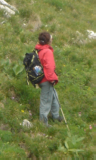
#> input picture Human detection final/Human detection final/Train_Positive-20181201T184056Z-001/Train_Positive/crop001030c.bmp, 96 x 160 px, found by its file name; the run also reads 3 pictures not shown here
$ jupyter execute --allow-errors 'Human detection project.ipynb'   (older library calls are emulated)
#> lines starting #> are read from the running program, lines starting #| are printed output that depends on the picture
#> in main, IMAGE is the input picture: shape (160, 96, 3); mean B, G, R 70.3, 122.6, 119.1
[cell 1]
import cv2
from matplotlib import pyplot as plt
import numpy as np
import math

[cell 2]
# Prewitt GX and GY

def Compute_GX_GY(IMAGE):
    Image_n,Image_m=IMAGE.shape
    start_n=1
    start_m=1
    end_n=Image_n-1#it should be -2 but range would not take last value of it so will give it one more
    end_m=Image_m-1##it should be -2 but range would not take last value of it so will give it one more

    Prewitt_gx=np.array([[-1,0,1],[-1,0,1],[-1,0,1]])
    Gx_n,Gx_m=Prewitt_gx.shape
    GX=np.zeros((Image_n,Image_m),dtype=np.float)

    Prewitt_gy=np.array([[1,1,1],[0,0,0],[-1,-1,-1]])
    Gy_n,Gy_m=Prewitt_gy.shape
    GY=np.zeros((Image_n,Image_m),dtype=np.float)

    for II in range(start_n,end_n):
        for JJ in range(start_m,end_m):
            SetX=0
            SetY=0

            I_Temp=II-1
            J_Temp=JJ-1
            for I1 in range(Gx_n):
                J_Temp=JJ-1
                for J1 in range(Gx_m):
                   # print(II,JJ,I1,J1,I_Temp,J_Temp)
                    SetX+=(Prewitt_gx[I1][J1])*(IMAGE[I_Temp][J_Temp])
                    SetY+=(Prewitt_gy[I1][J1])*(IMAGE[I_Temp][J_Temp])

                    J_Temp+=1
                I_Temp+=1
            GX[II][JJ]=SetX
            GY[II][JJ]=SetY
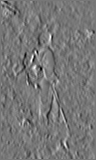
#> GX: shape (160, 96) float64; min -287, max 327, mean 0.3; drawn with min black and max white
    GX_NORMALIZED=np.abs(GX)/3
    GY_NORMALIZED=np.abs(GY)/3

   # print('----------------GX_No-------')
    #print(np.isnan(GX_NORMALIZED).any())
    #print(np.isnan(GY_NORMALIZED).any())

    return GX,GY,GX_NORMALIZED,GY_NORMALIZED

[cell 3]
# Function for computing Prewitt's MAGNITUTE
def COMPUTE_MAGNITUDE(IMAGE,GX_NORMALIZED,GY_NORMALIZED,o):
#> called with o = 0
    IMAGE_N,IMAGE_M=IMAGE.shape
    MAGNITUDE=np.zeros((IMAGE_N,IMAGE_M),dtype=np.float)
    NORMALIZED_MAGNITUDE=np.zeros((IMAGE_N,IMAGE_M),dtype=np.int)
    for i in range(IMAGE_N):
        for j in range(IMAGE_M):
            MAGNITUDE[i][j]=np.hypot(GX_NORMALIZED[i][j],GY_NORMALIZED[i][j]) # To calculate magintude

    NORMALIZED_MAGNITUDE=(np.round(MAGNITUDE/(np.sqrt(2)))) # Hold normalized magnitue after applying prewitt operation

    #print("--------Normalized Magnitude Image after Prewitt operation--------")
    plt.imshow(NORMALIZED_MAGNITUDE)
    plt.show()

    cv2.imwrite('NORMALIZED_MAGNITUDE_Image_%d.bmp'%(o),NORMALIZED_MAGNITUDE)

    return NORMALIZED_MAGNITUDE

[cell 4]
# Function for computing Gradient Angle
def COMPUTE_ANGLE(IMAGE,GX,GY):
    IMAGE_N,IMAGE_M=IMAGE.shape

    ANGLE=np.zeros((IMAGE_N,IMAGE_M),dtype=np.float)
    ANGLE=np.arctan2(GY,GX)* 180 / np.pi # arctan2 returns in radians so to convert it into degree we did this
    ANGLE=ANGLE+360
    ANGLE=np.fmod(ANGLE,360)# To deal with negative values of angle

    return ANGLE

[cell 5]
#make angle between 0-180
def Compute_scaled_angle(Angle):
    IMAGE_N,IMAGE_M=Angle.shape
    Scaled_angle=np.zeros((IMAGE_N,IMAGE_M),dtype=np.float)
    for i in range(0,IMAGE_N):
        for j in range(0,IMAGE_M):
            if(Angle[i][j]>=170 and Angle[i][j]<350):
                Scaled_angle[i][j]=Angle[i][j]-180
            elif(Angle[i][j]>=350 and Angle[i][j]<360):
                Scaled_angle[i][j]=Angle[i][j]-360
            else:
                Scaled_angle[i][j]=Angle[i][j]
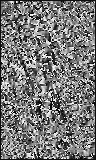
#> Scaled_angle: shape (160, 96) float64; min -9.98, max 170, mean 75.5; drawn with min black and max white

    return Scaled_angle

[cell 6]
# 8*8 Cell  and 16 * 16 pixel block! we move a cell for new block
def Compute_Histogram1(NORMALIZED_MAGNITUDE,Scaled_Angle):
    I_n,I_m=NORMALIZED_MAGNITUDE.shape
    start_n=0
    start_m=0
    Block_move_size=8
    i=0
    j=0
    Descriptor=[]
    while(i+16<=I_n):
        j=0
        while(j+16<=I_m):
            Block=[]
            Num_cell=0
            Cell_i=i
            Cell_j=j
            for Num_cell in range(4):
                Histogram_for_cell=np.zeros((9,1),dtype=np.float)

                for i1 in range(Cell_i,Cell_i+8):
                    for j1 in range(Cell_j,Cell_j+8):
                        #print(i,j,i1,j1,Cell_i,Cell_j)
                        if(Scaled_Angle[i1][j1]==0):
                            #do
                            Histogram_for_cell[0][0]+=NORMALIZED_MAGNITUDE[i1][j1]
                        elif(Scaled_Angle[i1][j1]==20):
                            #do
                            Histogram_for_cell[1][0]+=NORMALIZED_MAGNITUDE[i1][j1]
                        elif(Scaled_Angle[i1][j1]==40):
                            #do
                            Histogram_for_cell[2][0]+=NORMALIZED_MAGNITUDE[i1][j1]
                        elif(Scaled_Angle[i1][j1]==60):
                            #do
                            Histogram_for_cell[3][0]+=NORMALIZED_MAGNITUDE[i1][j1]
                        elif(Scaled_Angle[i1][j1]==80):
                            #do
                            Histogram_for_cell[4][0]+=NORMALIZED_MAGNITUDE[i1][j1]
                        elif(Scaled_Angle[i1][j1]==100):
                            #do
                            Histogram_for_cell[5][0]+=NORMALIZED_MAGNITUDE[i1][j1]
                        elif(Scaled_Angle[i1][j1]==120):
                            #do
                            Histogram_for_cell[6][0]+=NORMALIZED_MAGNITUDE[i1][j1]
                        elif(Scaled_Angle[i1][j1]==140):
                            #do
                            Histogram_for_cell[7][0]+=NORMALIZED_MAGNITUDE[i1][j1]
                        elif(Scaled_Angle[i1][j1]==160):
                            #do
                            Histogram_for_cell[8][0]+=NORMALIZED_MAGNITUDE[i1][j1]
                        else:
                            c1=-111
                            c2=-111
                            if(Scaled_Angle[i1][j1]>=-10 and Scaled_Angle[i1][j1]<0):
                                dis=0-Scaled_Angle[i1][j]
                                Factor_c1=(20-(np.abs(0+Scaled_Angle[i1][j1])))/20
                                Factor_c2=(20-(np.abs(20+Scaled_Angle[i1][j1])))/20

                                Histogram_for_cell[0][0]+=(NORMALIZED_MAGNITUDE[i1][j1]*Factor_c1)
                                Histogram_for_cell[8][0]+=(NORMALIZED_MAGNITUDE[i1][j1]*Factor_c2)
                            if(Scaled_Angle[i1][j1]>0 and Scaled_Angle[i1][j1]<20):
                                # do for center 0 and 20
                                c1=0
                                c2=1
                                Factor_c1=(20-(np.abs(Scaled_Angle[i1][j1]-0)))/20
                                Factor_c2=(20-(np.abs(Scaled_Angle[i1][j1]-20)))/20

                                Histogram_for_cell[0][0]+=(NORMALIZED_MAGNITUDE[i1][j1]*Factor_c1)
                                Histogram_for_cell[1][0]+=(NORMALIZED_MAGNITUDE[i1][j1]*Factor_c2)
                            elif(Scaled_Angle[i1][j1]>20 and Scaled_Angle[i1][j1]<40):
                                #do for center 20 and 40
                                c1=1
                                c2=2
                                Factor_c1=(20-(np.abs(Scaled_Angle[i1][j1]-20)))/20
                                Factor_c2=(20-(np.abs(Scaled_Angle[i1][j1]-40)))/20

                                Histogram_for_cell[1][0]+=(NORMALIZED_MAGNITUDE[i1][j1]*Factor_c1)
                                Histogram_for_cell[2][0]+=(NORMALIZED_MAGNITUDE[i1][j1]*Factor_c2)

                            elif(Scaled_Angle[i1][j1]>40 and Scaled_Angle[i1][j1]<60):
                                #do for center 40 and 60
                                c1=2
                                c2=3
                                Factor_c1=(20-(np.abs(Scaled_Angle[i1][j1]-40)))/20
                                Factor_c2=(20-(np.abs(Scaled_Angle[i1][j1]-60)))/20

                                Histogram_for_cell[2][0]+=(NORMALIZED_MAGNITUDE[i1][j1]*Factor_c1)
                                Histogram_for_cell[3][0]+=(NORMALIZED_MAGNITUDE[i1][j1]*Factor_c2)
                            elif(Scaled_Angle[i1][j1]>60 and Scaled_Angle[i1][j1]<80):
                                #do for center 60 and 80
                                c1=3
                                c2=4
                                Factor_c1=(20-(np.abs(Scaled_Angle[i1][j1]-60)))/20
                                Factor_c2=(20-(np.abs(Scaled_Angle[i1][j1]-80)))/20

                                Histogram_for_cell[3][0]+=(NORMALIZED_MAGNITUDE[i1][j1]*Factor_c1)
                                Histogram_for_cell[4][0]+=(NORMALIZED_MAGNITUDE[i1][j1]*Factor_c2)
                            elif(Scaled_Angle[i1][j1]>80 and Scaled_Angle[i1][j1]<100):
                                #do for center 80 and 100
                                c1=4
                                c2=5
                                Factor_c1=(20-(np.abs(Scaled_Angle[i1][j1]-80)))/20
                                Factor_c2=(20-(np.abs(Scaled_Angle[i1][j1]-100)))/20

                                Histogram_for_cell[4][0]+=(NORMALIZED_MAGNITUDE[i1][j1]*Factor_c1)
                                Histogram_for_cell[5][0]+=(NORMALIZED_MAGNITUDE[i1][j1]*Factor_c2)
                            elif(Scaled_Angle[i1][j1]>100 and Scaled_Angle[i1][j1]<120):
                                #do for center 100 and 120
                                c1=5
                                c2=6
                                Factor_c1=(20-(np.abs(Scaled_Angle[i1][j1]-100)))/20
                                Factor_c2=(20-(np.abs(Scaled_Angle[i1][j1]-120)))/20

                                Histogram_for_cell[5][0]+=(NORMALIZED_MAGNITUDE[i1][j1]*Factor_c1)
                                Histogram_for_cell[6][0]+=(NORMALIZED_MAGNITUDE[i1][j1]*Factor_c2)
                            elif(Scaled_Angle[i1][j1]>120 and Scaled_Angle[i1][j1]<140):
                                #do for center 120 and 140
                                c1=6
                                c2=7
                                Factor_c1=(20-(np.abs(Scaled_Angle[i1][j1]-120)))/20
                                Factor_c2=(20-(np.abs(Scaled_Angle[i1][j1]-140)))/20

                                Histogram_for_cell[6][0]+=(NORMALIZED_MAGNITUDE[i1][j1]*Factor_c1)
                                Histogram_for_cell[7][0]+=(NORMALIZED_MAGNITUDE[i1][j1]*Factor_c2)
                            elif(Scaled_Angle[i1][j1]>140 and Scaled_Angle[i1][j1]<160):
                                #do for center 140 and 160
                                c1=7
                                c2=8
                                Factor_c1=(20-(np.abs(Scaled_Angle[i1][j1]-140)))/20
                                Factor_c2=(20-(np.abs(Scaled_Angle[i1][j1]-160)))/20

                                Histogram_for_cell[7][0]+=(NORMALIZED_MAGNITUDE[i1][j1]*Factor_c1)
                                Histogram_for_cell[8][0]+=(NORMALIZED_MAGNITUDE[i1][j1]*Factor_c2)
                            elif(Scaled_Angle[i1][j1]>160 and Scaled_Angle[i1][j1]<170 ):
                                #do for center 160 and 0
                                c1=0
                                c2=8
                                Factor_c1=(20-(np.abs(Scaled_Angle[i1][j1]-180)))/20
                                Factor_c2=(20-(np.abs(Scaled_Angle[i1][j1]-160)))/20

                                Histogram_for_cell[0][0]+=(NORMALIZED_MAGNITUDE[i1][j1]*Factor_c1)
                                Histogram_for_cell[8][0]+=(NORMALIZED_MAGNITUDE[i1][j1]*Factor_c2)
                if(Num_cell==0):
                    Cell_j+=8
                elif(Num_cell==1):
                    Cell_j=j
                    Cell_i+=8
                elif(Num_cell==2):
                    Cell_j+=8


                for xxx in Histogram_for_cell:
                    Block.append(xxx[0])

            j=j+8


            Normalized=0
            for xx in Block:
                Normalized+=np.square(xx)

            Normalized=np.sqrt(Normalized)

            for o in range(len(Block)):
                if(Normalized==0):
                    Block[o]=0
                else:
                    Block[o]=Block[o]/Normalized

            for xx in Block:
                Descriptor.append(xx)

        i=i+8
#> after the loop, Descriptor = 7524 values, max 0.701 at index 4043, min 0 at index 675, mean 0.142; i = 152

    return Descriptor

[cell 7]
def Compute_descriptor(IMAGE,i):
    b,g,r = cv2.split(IMAGE)
    New_Gray_Image=np.round(0.299*r+0.587*g+0.114*b)
    GX,GY,GX_NORMALIZED,GY_NORMALIZED=Compute_GX_GY(New_Gray_Image)
    NORMALIZED_MAGNITUDE=COMPUTE_MAGNITUDE(New_Gray_Image,GX_NORMALIZED,GY_NORMALIZED,i)
    Angle=COMPUTE_ANGLE(NORMALIZED_MAGNITUDE,GX,GY)
    Scaled_Angle=Compute_scaled_angle(Angle)
    Descriptor=Compute_Histogram1(NORMALIZED_MAGNITUDE,Scaled_Angle)
    return Descriptor

[cell 8]
# [10 lines left out: function RELU, not called in this run]

[cell 9]
def sigmoid(data):
    yy=1/(1+np.exp(-data))
    return yy

[cell 10]
# I is matrix of input examples
# D is matrix of output examples
# n_hidden is number of nodes in hidden layer
# n_max is number of training epochs

# [75 lines left out: function Net, not called in this run]

[cell 11]
# [9 lines left out: function predict, not called in this run]

[cell 12]
def main():
    # for training image descriptors -------------------------------------------------
    Final_descriptor=[]
    y=[]
    #for positive 1-3
    IMAGE = cv2.imread('crop001030c.bmp')
    Descriptor=Compute_descriptor(IMAGE,0)
    Final_descriptor.append(Descriptor)
    y.append(1)

    IMAGE = cv2.imread('crop001034b.bmp')
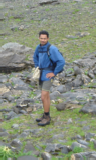
#> input picture Human detection final/Human detection final/Train_Positive-20181201T184056Z-001/Train_Positive/crop001034b.bmp, 96 x 160 px, found by its file name
#> IMAGE is the input picture: shape (160, 96, 3); mean B, G, R 127.3, 142.5, 135
    Descriptor=Compute_descriptor(IMAGE,0)
#> after the loop in Compute_GX_GY (call 2), `for II in range(start_n,end_n):`:
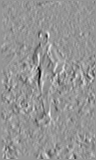
#> GX: shape (160, 96) float64; min -424, max 299, mean 0; drawn with min black and max white
#> after the loop in Compute_GX_GY (call 2), `for II in range(start_n,end_n):`:
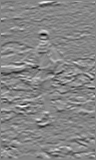
#> GY: shape (160, 96) float64; min -400, max 364, mean 0.7; drawn with min black and max white
#> call 2 of COMPUTE_MAGNITUDE, with o = 0
#> after the loop in COMPUTE_MAGNITUDE (call 2), `for i in range(IMAGE_N):`:
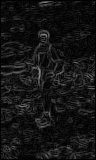
#> MAGNITUDE: shape (160, 96) float64; min 0, max 142.4, mean 20.7
#> after the loop in Compute_scaled_angle (call 2), `for i in range(0,IMAGE_N):`:
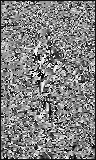
#> Scaled_angle: shape (160, 96) float64; min -9.97, max 170, mean 80.8; drawn with min black and max white
#> Descriptor = 7524 values, max 0.881 at index 158, min 0 at index 1143, mean 0.134
    Final_descriptor.append(Descriptor)
    y.append(1)

    IMAGE = cv2.imread('crop001063b.bmp')
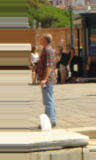
#> input picture Human detection final/Human detection final/Train_Positive-20181201T184056Z-001/Train_Positive/crop001063b.bmp, 96 x 160 px, found by its file name
#> IMAGE is the input picture: shape (160, 96, 3); mean B, G, R 110.2, 137, 151.3
    Descriptor=Compute_descriptor(IMAGE,0)
#> call 3 of Compute_descriptor, with i = 0
#> in Compute_descriptor (call 3), `b,g,r = cv2.split(IMAGE)`:
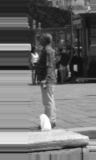
#> b: shape (160, 96); min 15, max 255, mean 110.2
#> in Compute_descriptor (call 3), `b,g,r = cv2.split(IMAGE)`:
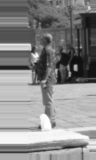
#> g: shape (160, 96); min 14, max 255, mean 137
#> (the rest of the program and of its run is left out)
